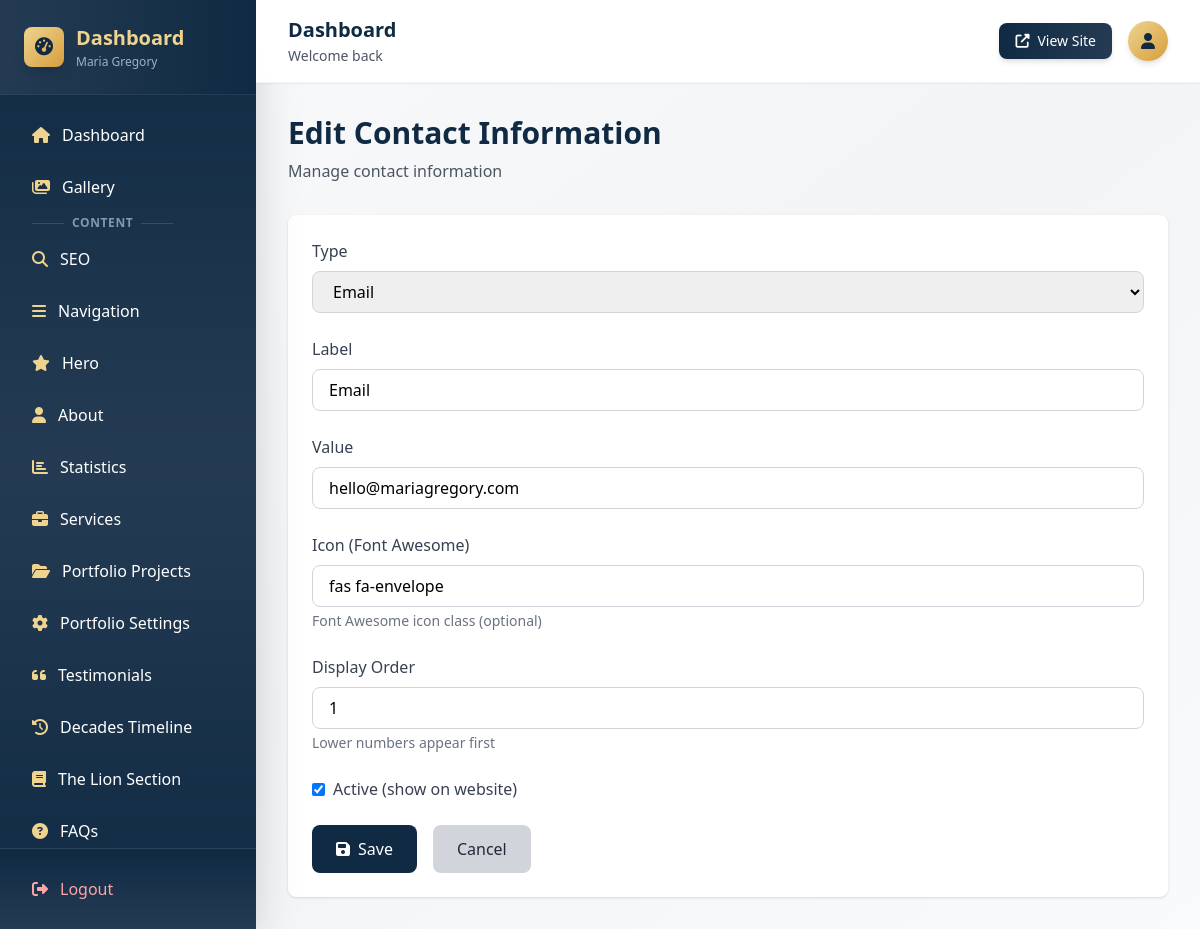
/dashboard/contact-info/7/ (signed in), run on an earlier commit of the app's database.
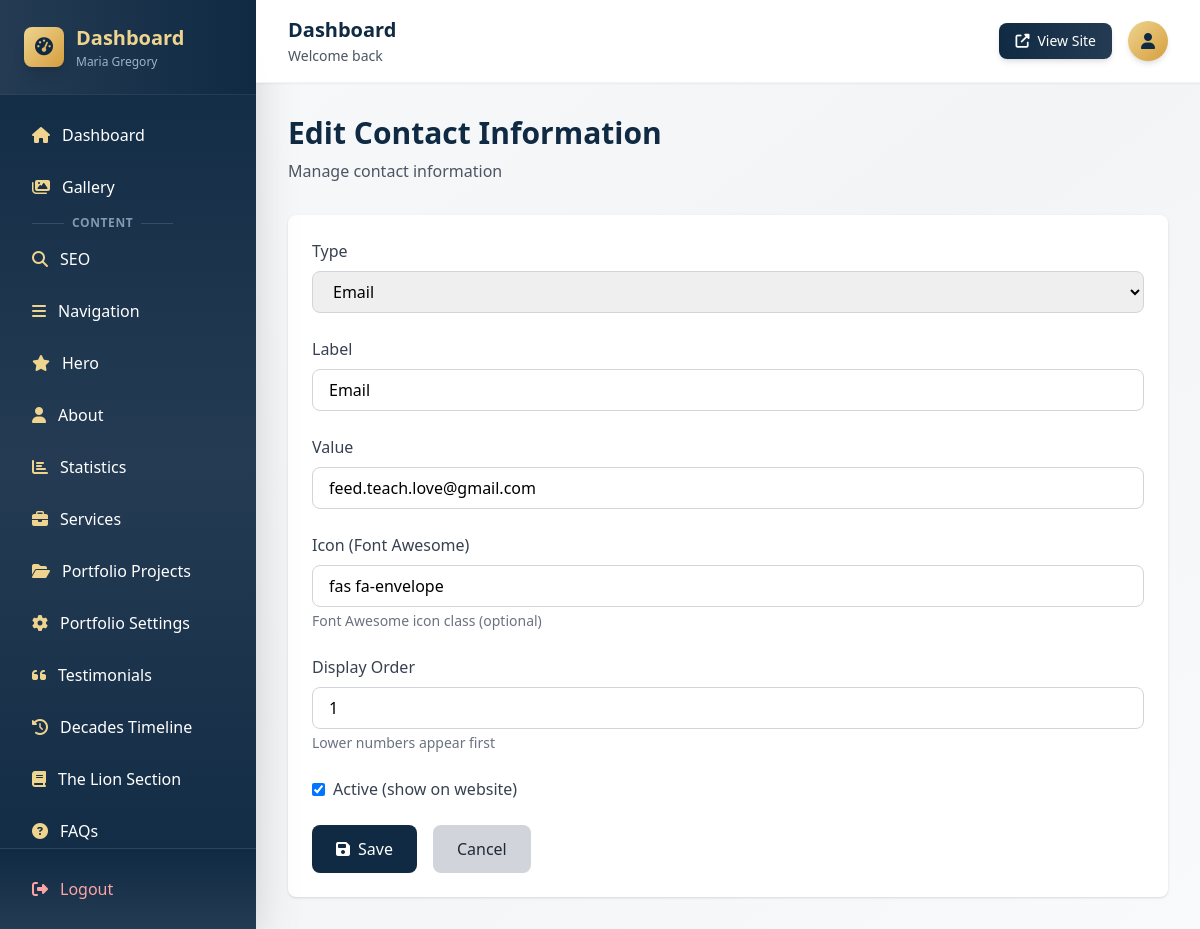
And on a later commit of the database.
### myApp/models.py (models this page shows, shortened)
class ContactInfo(models.Model):
    TYPE_CHOICES = [
        ('email', 'Email'),
        ('phone', 'Phone'),
        ('address', 'Address'),
        ('hours', 'Business Hours'),
        ('other', 'Other'),
    ]
    type = models.CharField(max_length=20, choices=TYPE_CHOICES, default='other')
    label = models.CharField(max_length=200)
    value = models.CharField(max_length=500)
    icon = models.CharField(max_length=100, blank=True)
    sort_order = models.IntegerField(default=0)
    is_active = models.BooleanField(default=True)
    created_at = models.DateTimeField(auto_now_add=True)
    class Meta:
        ordering = ['sort_order', 'id']
        verbose_name = "Contact Info"
        verbose_name_plural = "Contact Info"

### myApp/dashboard_views.py (the view, shortened to what this page needs)
# urls.py: path('contact-info/<int:info_id>/', dashboard_views.contact_info_edit, name='contact_info_edit'),
@login_required
def contact_info_edit(request, info_id=None):
    if info_id:
        info = get_object_or_404(ContactInfo, id=info_id)
    else:
        info = ContactInfo()
    context = {'info': info}
    return render(request, 'dashboard/contact_info_edit.html', context)

### myApp/templates/dashboard/contact_info_edit.html (shortened to what this page needs)
{% extends "dashboard/base.html" %}
{% block content %}
<div class="mb-8">
    <h1 class="text-3xl font-bold text-navy-900 mb-2">{% if info.id %}Edit{% else %}Add{% endif %} Contact Information</h1>
    <p class="text-gray-600">Manage contact information</p>
</div>
<form method="post" class="bg-white rounded-lg shadow p-6">
    <div class="mb-6">
        <label class="block text-gray-700 font-medium mb-2">Type</label>
        <select name="type" class="w-full px-4 py-2 border border-gray-300 rounded-lg focus:ring-2 focus:ring-navy-500">
            <option value="email" {% if info.type == 'email' %}selected{% endif %}>Email</option>
        </select>
    </div>
    <div class="mb-6">
        <label class="block text-gray-700 font-medium mb-2">Label</label>
        <input type="text" name="label" value="{{ info.label|default:'' }}" class="w-full px-4 py-2 border border-gray-300 rounded-lg focus:ring-2 focus:ring-navy-500" required placeholder="e.g., Email Address">
    </div>
    <div class="mb-6">
        <label class="block text-gray-700 font-medium mb-2">Value</label>
        <input type="text" name="value" value="{{ info.value|default:'' }}" class="w-full px-4 py-2 border border-gray-300 rounded-lg focus:ring-2 focus:ring-navy-500" required placeholder="e.g., info@example.com">
    </div>
    <div class="mb-6">
        <label class="block text-gray-700 font-medium mb-2">Icon (Font Awesome)</label>
        <input type="text" name="icon" value="{{ info.icon|default:'' }}" class="w-full px-4 py-2 border border-gray-300 rounded-lg focus:ring-2 focus:ring-navy-500" placeholder="e.g., fas fa-envelope">
        <p class="text-sm text-gray-500 mt-1">Font Awesome icon class (optional)</p>
    </div>
    <div class="mb-6">
        <label class="block text-gray-700 font-medium mb-2">Display Order</label>
        <input type="number" name="sort_order" value="{{ info.sort_order|default:0 }}" class="w-full px-4 py-2 border border-gray-300 rounded-lg focus:ring-2 focus:ring-navy-500">
        <p class="text-sm text-gray-500 mt-1">Lower numbers appear first</p>
    </div>
    <div class="mb-6">
        <label class="flex items-center">
            <input type="checkbox" name="is_active" {% if info.is_active or not info.id %}checked{% endif %} class="mr-2">
            <span class="text-gray-700 font-medium">Active (show on website)</span>
        </label>
    </div>
    <div class="flex gap-4">
        <button type="submit" class="bg-navy-900 hover:bg-navy-800 text-white px-6 py-3 rounded-lg transition-colors">
            <i class="fas fa-save mr-2"></i>Save
        </button>
        <a href="{% url 'dashboard:contact_info_list' %}" class="bg-gray-300 hover:bg-gray-400 text-gray-800 px-6 py-3 rounded-lg transition-colors">
            Cancel
        </a>
    </div>
</form>
{% endblock %}

What changed in the data, as far as the page shows it:
changed ContactInfo "Email": value "hello@mariagregory.com" → "feed.teach.love@gmail.com"
